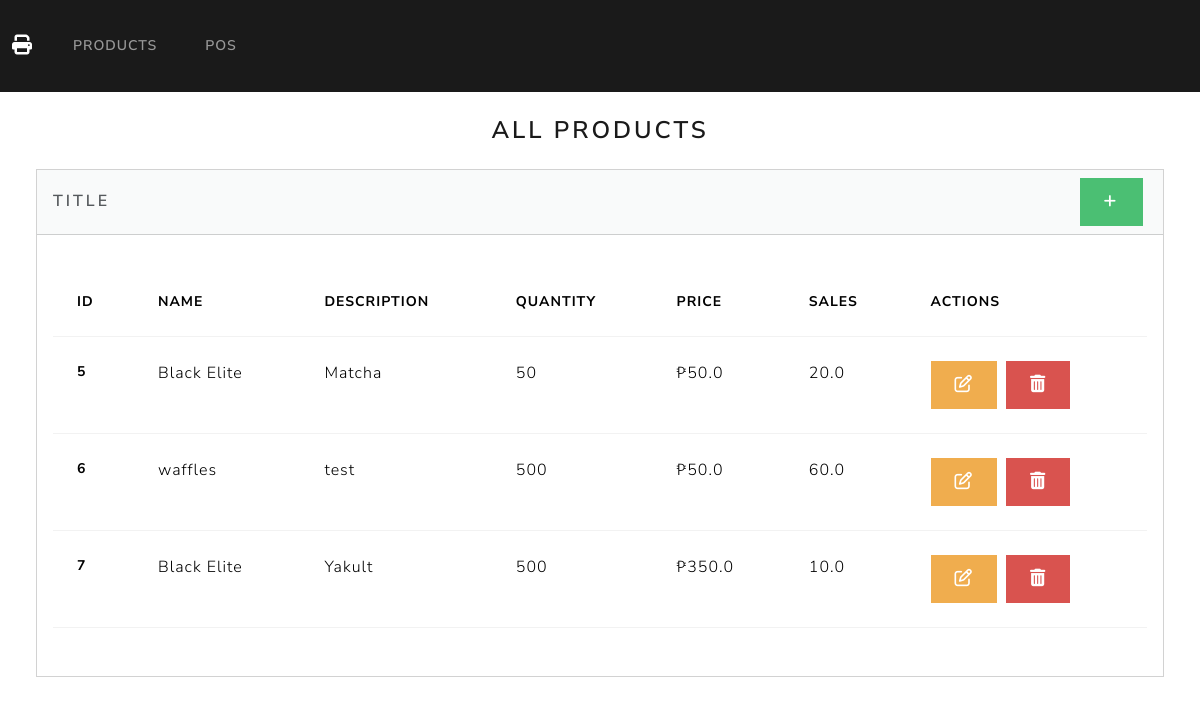
The page / on the database its author committed.
### pos/models.py (models this page shows, shortened)
class Product(models.Model):
    product_name = models.CharField(max_length=50, null=True)
    product_description = models.CharField(max_length=500)
    product_quantity = models.PositiveIntegerField(null=True)
    product_price = models.FloatField(null=True)
    product_sales = models.FloatField(null=True)

### pos/views.py (the view)
# urls.py: path('', views.home, name='home'),
def home(request):
    return render(request, 'home.html', {'Products': Product.objects.all()})

### pos/templates/home.html (shortened to what this page needs)
{% extends 'base.html' %}
{% block body %}
<h3 class=" text-center m-4">All Products</h3>
    <div class="row">
        <div class="col-12">
          {% if Products %}
          <div class="card bg-secondary ms-4 me-4 mb-4">
            <h5 class="card-header d-flex justify-content-between align-items-center">Title
              <a class="btn btn-success me-1" href="{% url 'add_product' %}">
                <i class="fa-solid fa-plus"></i>
              </a>
            </h5>
            <div class="card-body">
              <p class="card-text">
                <div class="table-responsive">
                  <table class="table table-hover">
                    <thead>
                      <tr>
                        <th scope="col">ID</th>
                        <th scope="col">Name</th>
                        <th scope="col">Description</th>
                        <th scope="col">Quantity</th>
                        <th scope="col">Price</th>
                        <th scope="col">Sales</th>
                        <th scope="col">Actions</th>
                      </tr>
                    </thead>
                    <tbody>
                      {% for product in Products %}
                      <tr>
                          <th scope="row">{{ product.id}}</th>
                          <td>{{ product.product_name }}</td>
                          <td>{{ product.product_description }}</td>
                          <td>{{ product.product_quantity }}</td>
                          <td>₱{{ product.product_price }}</td>
                          <td>{{ product.product_sales }}</td>
                          <td>
                            <a class="btn btn-warning me-1" href="{% url 'edit_product' product.id %}">
                            </a>
                            <a class="btn btn-danger me-1" href="{% url 'delete_product' product.id %}">
                            </a>
                          </td>
                      </tr>
                      {% endfor %}
                    </tbody>
                  </table>
                </div>
              </p>
            </div>
          </div>
          {% else %}
            <h5 class="alert alert-primary ms-4 me-4">No products</h5>
          {% endif %}
        </div>
    </div>
{% endblock %}

### pos/templates/base.html (shortened to what this page needs)
{% load static %}
<!DOCTYPE html>
<html lang="en">
<head>
    <link href="{% static 'bootstrap.min.css' %}" rel="stylesheet">
    <link rel="stylesheet" href="https://cdnjs.cloudflare.com/ajax/libs/font-awesome/6.4.0/css/all.min.css">
</head>
<body class="d-flex flex-column min-vh-100">
    <nav class="navbar navbar-expand-lg bg-primary" data-bs-theme="dark">
        <div class="container-fluid">
          <a class="navbar-brand" href="{% url 'home' %}"><i class="fa-solid fa-print"></i></a>
          <div class="collapse navbar-collapse" id="navbarColor01">
            <ul class="navbar-nav me-auto">
              <li class="nav-item">
                <a class="nav-link" href="{% url 'home' %}">Products</a>
              </li>
              <li class="nav-item">
                <a class="nav-link" href="{% url 'pos' %}">POS</a>
              </li>
            </ul>
          </div>
        </div>
      </nav>
    <div class="container-fluid">
        {% block body %}
        {% endblock %}
    </div>
</body>
</html>

### rows shown on the page
Product: id "5", product_name "Black Elite", product_description "Matcha", product_quantity "50", product_price "50.0", product_sales "20.0"
Product: id "6", product_name "waffles", product_description "test", product_quantity "500", product_price "50.0", product_sales "60.0"
Product: id "7", product_name "Black Elite", product_description "Yakult", product_quantity "500", product_price "350.0", product_sales "10.0"
